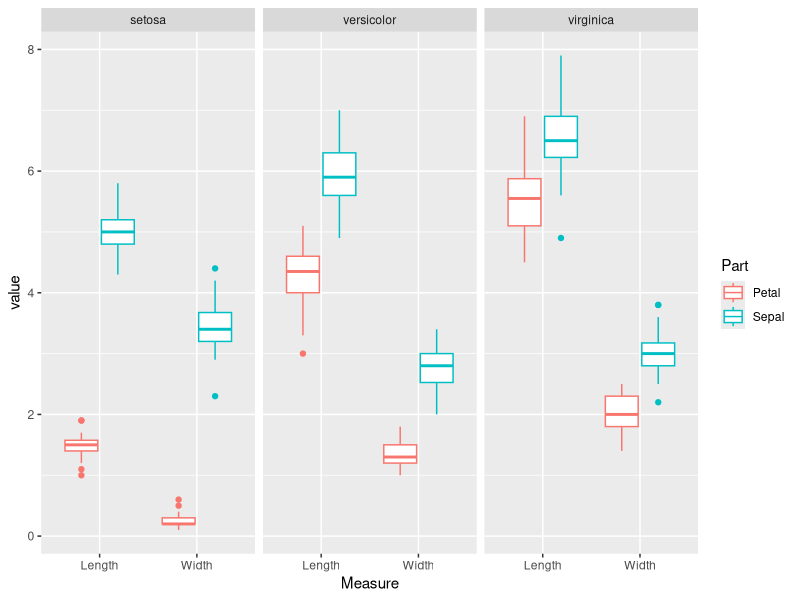
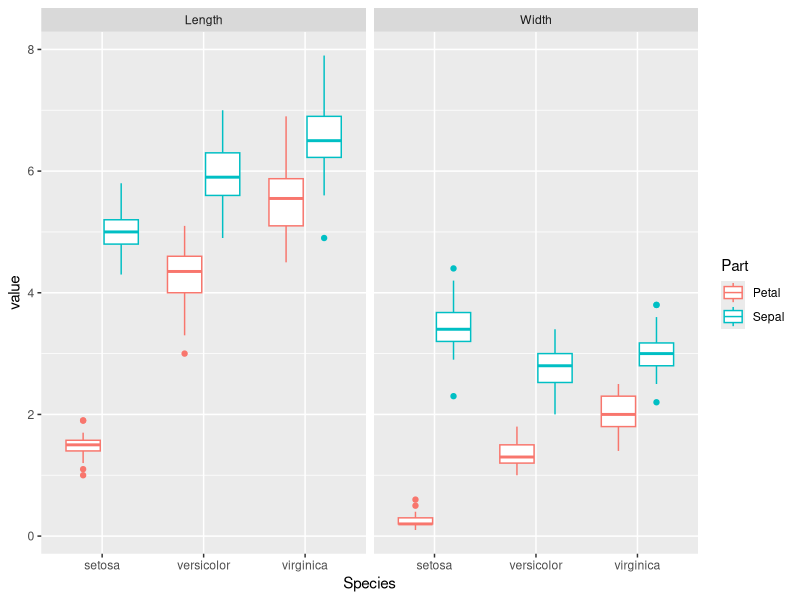

Source code (R) for these figures, in order:
#   In practice, the form of data is important for visualization
#   origin <=> long/wide <=> tidy
#
#   Reference: https://www.datacamp.com/courses/data-visualization-with-ggplot2-1
#

#   Extension of part 9.2 in ggplot-data-processing.R

library(ggplot2)
library(tidyr)
library(reshape2)

#   Check the example of melt
?melt
example("melt.data.frame")
head(airquality)
head(melt(airquality, id=c("month", "day")))
str(melt(airquality, id=c("month", "day")))

#   Reshape iris
head(iris)
iris_long = melt(iris, id = "Species")

#   Transform into tidy form
#   split variable into part and measure: sepal.length => sepal, length
iris_tidy = iris_long %>%
  separate(variable, c("Part", "Measure"), sep = "\\.")

#   1. distribution of length and width on different part, condition on species
ggplot(iris_tidy, aes(x = Measure, y = value, color = Part)) + 
  geom_boxplot() + 
  facet_grid(.~ Species)

#   2. distribution of length and width on different species and part
ggplot(iris_tidy, aes(x = Species, y = value, color = Part)) + 
  geom_boxplot() + 
  facet_grid(.~ Measure)
